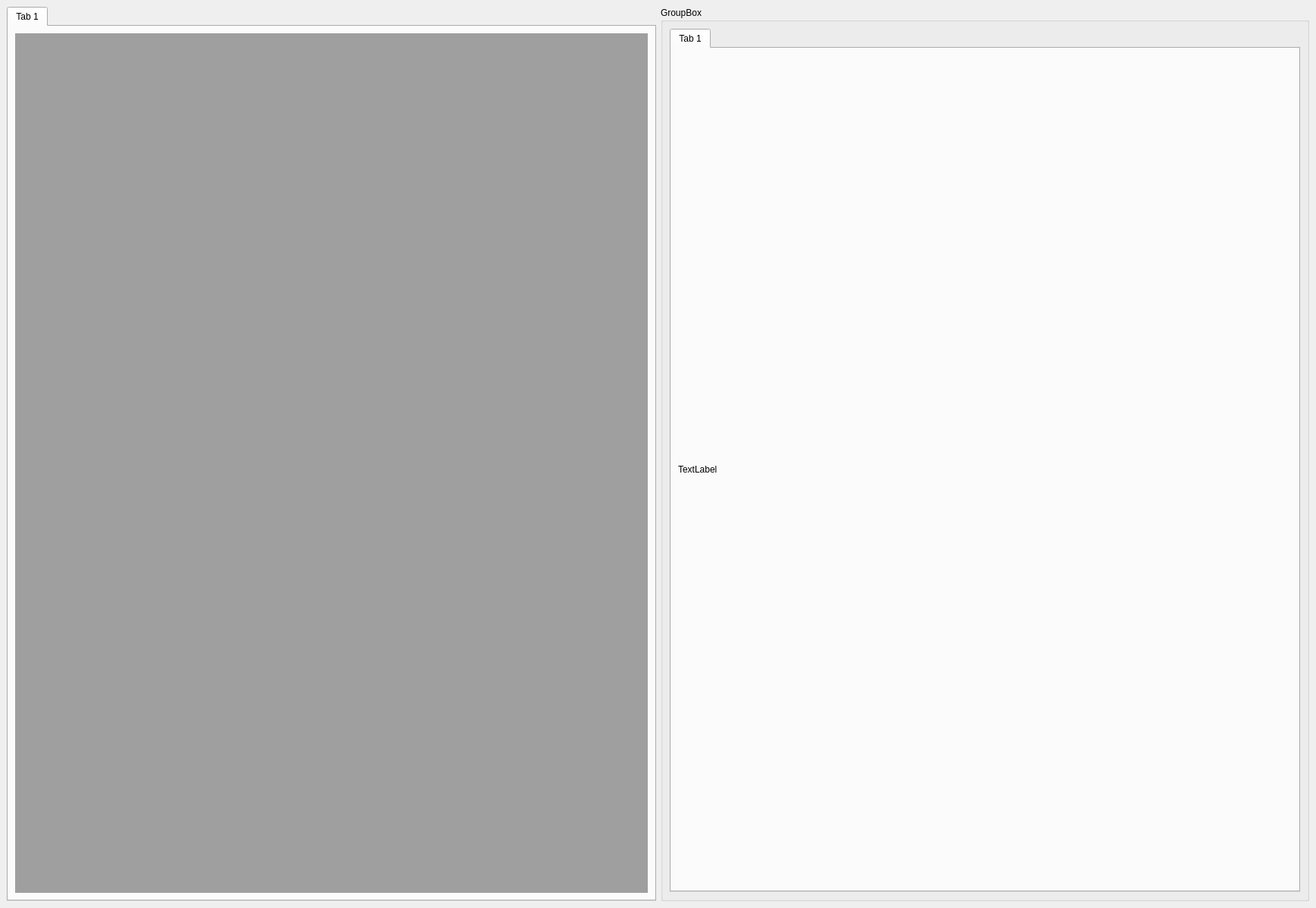
<?xml version="1.0" encoding="UTF-8"?>
<ui version="4.0">
 <class>MainWindow</class>
 <widget class="QMainWindow" name="MainWindow">
  <property name="geometry">
   <rect>
    <x>0</x>
    <y>0</y>
    <width>1737</width>
    <height>1199</height>
   </rect>
  </property>
  <property name="windowTitle">
   <string>MainWindow</string>
  </property>
  <widget class="QWidget" name="centralwidget">
   <layout class="QGridLayout" name="gridLayout_2">
    <item row="0" column="0">
     <layout class="QHBoxLayout" name="horizontalLayout">
      <item>
       <widget class="QTabWidget" name="tabWidget_2">
        <property name="currentIndex">
         <number>0</number>
        </property>
        <widget class="QWidget" name="tab_3">
         <attribute name="title">
          <string>Tab 1</string>
         </attribute>
         <layout class="QGridLayout" name="gridLayout_4">
          <item row="0" column="0">
           <layout class="QGridLayout" name="gridLayout">
            <item row="0" column="0">
             <widget class="QMdiArea" name="mdiArea">
              <property name="sizePolicy">
               <sizepolicy hsizetype="Expanding" vsizetype="Expanding">
                <horstretch>20</horstretch>
                <verstretch>0</verstretch>
               </sizepolicy>
              </property>
             </widget>
            </item>
           </layout>
          </item>
         </layout>
        </widget>
       </widget>
      </item>
      <item>
       <layout class="QVBoxLayout" name="verticalLayout">
        <item>
         <widget class="QGroupBox" name="groupBox">
          <property name="sizePolicy">
           <sizepolicy hsizetype="Expanding" vsizetype="Expanding">
            <horstretch>80</horstretch>
            <verstretch>0</verstretch>
           </sizepolicy>
          </property>
          <property name="title">
           <string>GroupBox</string>
          </property>
          <layout class="QGridLayout" name="gridLayout_3">
           <item row="0" column="0">
            <layout class="QVBoxLayout" name="verticalLayout_2">
             <item>
              <widget class="QTabWidget" name="tabWidget">
               <property name="sizePolicy">
                <sizepolicy hsizetype="Expanding" vsizetype="Expanding">
                 <horstretch>80</horstretch>
                 <verstretch>0</verstretch>
                </sizepolicy>
               </property>
               <property name="currentIndex">
                <number>0</number>
               </property>
               <widget class="QWidget" name="tab">
                <attribute name="title">
                 <string>Tab 1</string>
                </attribute>
                <layout class="QGridLayout" name="gridLayout_5">
                 <item row="0" column="0">
                  <widget class="QLabel" name="label">
                   <property name="sizePolicy">
                    <sizepolicy hsizetype="Expanding" vsizetype="Expanding">
                     <horstretch>0</horstretch>
                     <verstretch>0</verstretch>
                    </sizepolicy>
                   </property>
                   <property name="minimumSize">
                    <size>
                     <width>0</width>
                     <height>0</height>
                    </size>
                   </property>
                   <property name="text">
                    <string>TextLabel</string>
                   </property>
                  </widget>
                 </item>
                </layout>
               </widget>
              </widget>
             </item>
            </layout>
           </item>
          </layout>
         </widget>
        </item>
       </layout>
      </item>
     </layout>
    </item>
   </layout>
  </widget>
 </widget>
 <resources/>
 <connections/>
</ui>
